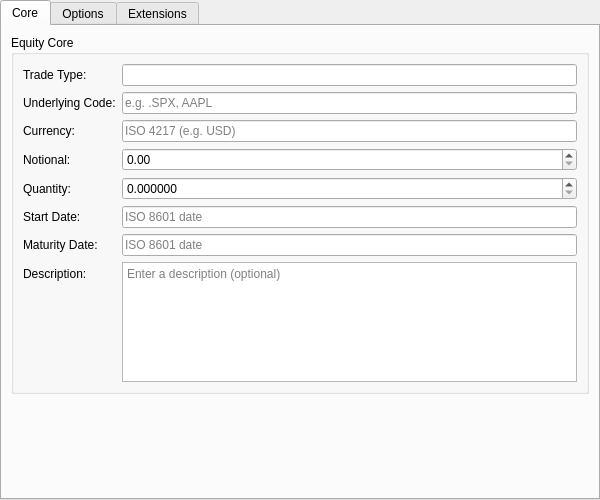
<?xml version="1.0" encoding="UTF-8"?>
<ui version="4.0">
 <class>EquityInstrumentForm</class>
 <widget class="QWidget" name="EquityInstrumentForm">
  <property name="geometry">
   <rect>
    <x>0</x>
    <y>0</y>
    <width>600</width>
    <height>500</height>
   </rect>
  </property>
  <layout class="QVBoxLayout" name="rootLayout">
   <property name="leftMargin"><number>0</number></property>
   <property name="topMargin"><number>0</number></property>
   <property name="rightMargin"><number>0</number></property>
   <property name="bottomMargin"><number>0</number></property>
   <item>
    <widget class="QTabWidget" name="subTabWidget">
     <property name="currentIndex"><number>0</number></property>
     <widget class="QWidget" name="coreTab">
      <attribute name="title">
       <string>Core</string>
      </attribute>
      <layout class="QVBoxLayout" name="coreLayout">
       <item>
        <widget class="QGroupBox" name="coreGroup">
         <property name="title">
          <string>Equity Core</string>
         </property>
         <layout class="QFormLayout" name="coreFormLayout">
          <item row="0" column="0">
           <widget class="QLabel"><property name="text"><string>Trade Type:</string></property></widget>
          </item>
          <item row="0" column="1">
           <widget class="QLineEdit" name="tradeTypeCodeEdit">
            <property name="readOnly"><bool>true</bool></property>
           </widget>
          </item>
          <item row="1" column="0">
           <widget class="QLabel"><property name="text"><string>Underlying Code:</string></property></widget>
          </item>
          <item row="1" column="1">
           <widget class="QLineEdit" name="underlyingCodeEdit">
            <property name="placeholderText"><string>e.g. .SPX, AAPL</string></property>
           </widget>
          </item>
          <item row="2" column="0">
           <widget class="QLabel"><property name="text"><string>Currency:</string></property></widget>
          </item>
          <item row="2" column="1">
           <widget class="QLineEdit" name="currencyEdit">
            <property name="placeholderText"><string>ISO 4217 (e.g. USD)</string></property>
           </widget>
          </item>
          <item row="3" column="0">
           <widget class="QLabel"><property name="text"><string>Notional:</string></property></widget>
          </item>
          <item row="3" column="1">
           <widget class="QDoubleSpinBox" name="notionalSpinBox">
            <property name="decimals"><number>2</number></property>
            <property name="minimum"><double>0.000000000000000</double></property>
            <property name="maximum"><double>999999999999.000000000000000</double></property>
            <property name="singleStep"><double>1000.000000000000000</double></property>
           </widget>
          </item>
          <item row="4" column="0">
           <widget class="QLabel"><property name="text"><string>Quantity:</string></property></widget>
          </item>
          <item row="4" column="1">
           <widget class="QDoubleSpinBox" name="quantitySpinBox">
            <property name="decimals"><number>6</number></property>
            <property name="minimum"><double>0.000000000000000</double></property>
            <property name="maximum"><double>999999999999.000000000000000</double></property>
            <property name="singleStep"><double>1.000000000000000</double></property>
           </widget>
          </item>
          <item row="5" column="0">
           <widget class="QLabel"><property name="text"><string>Start Date:</string></property></widget>
          </item>
          <item row="5" column="1">
           <widget class="QLineEdit" name="startDateEdit">
            <property name="placeholderText"><string>ISO 8601 date</string></property>
           </widget>
          </item>
          <item row="6" column="0">
           <widget class="QLabel"><property name="text"><string>Maturity Date:</string></property></widget>
          </item>
          <item row="6" column="1">
           <widget class="QLineEdit" name="maturityDateEdit">
            <property name="placeholderText"><string>ISO 8601 date</string></property>
           </widget>
          </item>
          <item row="7" column="0">
           <widget class="QLabel"><property name="text"><string>Description:</string></property></widget>
          </item>
          <item row="7" column="1">
           <widget class="QPlainTextEdit" name="descriptionEdit">
            <property name="minimumSize">
             <size><width>0</width><height>60</height></size>
            </property>
            <property name="maximumSize">
             <size><width>16777215</width><height>120</height></size>
            </property>
            <property name="placeholderText">
             <string>Enter a description (optional)</string>
            </property>
           </widget>
          </item>
         </layout>
        </widget>
       </item>
       <item>
        <spacer name="coreSpacer">
         <property name="orientation"><enum>Qt::Vertical</enum></property>
         <property name="sizeHint" stdset="0">
          <size><width>20</width><height>20</height></size>
         </property>
        </spacer>
       </item>
      </layout>
     </widget>
     <widget class="QWidget" name="optionsTab">
      <attribute name="title">
       <string>Options</string>
      </attribute>
      <layout class="QVBoxLayout" name="optionsLayout">
       <item>
        <widget class="QGroupBox" name="optionsGroup">
         <property name="title">
          <string>Option Fields</string>
         </property>
         <layout class="QFormLayout" name="optionsFormLayout">
          <item row="0" column="0">
           <widget class="QLabel"><property name="text"><string>Option Type:</string></property></widget>
          </item>
          <item row="0" column="1">
           <widget class="QComboBox" name="optionTypeCombo"/>
          </item>
          <item row="1" column="0">
           <widget class="QLabel"><property name="text"><string>Exercise Type:</string></property></widget>
          </item>
          <item row="1" column="1">
           <widget class="QComboBox" name="exerciseTypeCombo"/>
          </item>
          <item row="2" column="0">
           <widget class="QLabel"><property name="text"><string>Strike Price:</string></property></widget>
          </item>
          <item row="2" column="1">
           <widget class="QDoubleSpinBox" name="strikePriceSpinBox">
            <property name="decimals"><number>6</number></property>
            <property name="minimum"><double>0.000000000000000</double></property>
            <property name="maximum"><double>999999999.000000000000000</double></property>
           </widget>
          </item>
          <item row="3" column="0">
           <widget class="QLabel"><property name="text"><string>Barrier Type:</string></property></widget>
          </item>
          <item row="3" column="1">
           <widget class="QComboBox" name="barrierTypeCombo"/>
          </item>
          <item row="4" column="0">
           <widget class="QLabel"><property name="text"><string>Lower Barrier:</string></property></widget>
          </item>
          <item row="4" column="1">
           <widget class="QDoubleSpinBox" name="lowerBarrierSpinBox">
            <property name="decimals"><number>6</number></property>
            <property name="minimum"><double>0.000000000000000</double></property>
            <property name="maximum"><double>999999999.000000000000000</double></property>
           </widget>
          </item>
          <item row="5" column="0">
           <widget class="QLabel"><property name="text"><string>Upper Barrier:</string></property></widget>
          </item>
          <item row="5" column="1">
           <widget class="QDoubleSpinBox" name="upperBarrierSpinBox">
            <property name="decimals"><number>6</number></property>
            <property name="minimum"><double>0.000000000000000</double></property>
            <property name="maximum"><double>999999999.000000000000000</double></property>
           </widget>
          </item>
         </layout>
        </widget>
       </item>
       <item>
        <spacer name="optionsSpacer">
         <property name="orientation"><enum>Qt::Vertical</enum></property>
         <property name="sizeHint" stdset="0">
          <size><width>20</width><height>20</height></size>
         </property>
        </spacer>
       </item>
      </layout>
     </widget>
     <widget class="QWidget" name="extensionsTab">
      <attribute name="title">
       <string>Extensions</string>
      </attribute>
      <layout class="QVBoxLayout" name="extensionsLayout">
       <item>
        <widget class="QGroupBox" name="extensionsGroup">
         <property name="title">
          <string>Equity Extensions</string>
         </property>
         <layout class="QFormLayout" name="extensionsFormLayout">
          <item row="0" column="0">
           <widget class="QLabel"><property name="text"><string>Average Type:</string></property></widget>
          </item>
          <item row="0" column="1">
           <widget class="QComboBox" name="averageTypeCombo"/>
          </item>
          <item row="1" column="0">
           <widget class="QLabel"><property name="text"><string>Averaging Start Date:</string></property></widget>
          </item>
          <item row="1" column="1">
           <widget class="QLineEdit" name="averagingStartDateEdit">
            <property name="placeholderText"><string>ISO 8601 date (Asian)</string></property>
           </widget>
          </item>
          <item row="2" column="0">
           <widget class="QLabel"><property name="text"><string>Variance Strike:</string></property></widget>
          </item>
          <item row="2" column="1">
           <widget class="QDoubleSpinBox" name="varianceStrikeSpinBox">
            <property name="decimals"><number>6</number></property>
            <property name="minimum"><double>0.000000000000000</double></property>
            <property name="maximum"><double>999999.000000000000000</double></property>
            <property name="toolTip"><string>EquityVarianceSwap / EquityVolatilitySwap</string></property>
           </widget>
          </item>
          <item row="3" column="0">
           <widget class="QLabel"><property name="text"><string>Cliquet Frequency:</string></property></widget>
          </item>
          <item row="3" column="1">
           <widget class="QComboBox" name="cliquetFrequencyCombo"/>
          </item>
          <item row="4" column="0">
           <widget class="QLabel"><property name="text"><string>Accumulation Amount:</string></property></widget>
          </item>
          <item row="4" column="1">
           <widget class="QDoubleSpinBox" name="accumulationAmountSpinBox">
            <property name="decimals"><number>6</number></property>
            <property name="minimum"><double>0.000000000000000</double></property>
            <property name="maximum"><double>999999999.000000000000000</double></property>
            <property name="toolTip"><string>Per-fixing accumulation (Accumulator)</string></property>
           </widget>
          </item>
          <item row="5" column="0">
           <widget class="QLabel"><property name="text"><string>Knock-Out Barrier:</string></property></widget>
          </item>
          <item row="5" column="1">
           <widget class="QDoubleSpinBox" name="knockOutBarrierSpinBox">
            <property name="decimals"><number>6</number></property>
            <property name="minimum"><double>0.000000000000000</double></property>
            <property name="maximum"><double>999999999.000000000000000</double></property>
            <property name="toolTip"><string>Knock-out barrier (Accumulator)</string></property>
           </widget>
          </item>
          <item row="6" column="0">
           <widget class="QLabel"><property name="text"><string>Day Count:</string></property></widget>
          </item>
          <item row="6" column="1">
           <widget class="QComboBox" name="dayCountCombo"/>
          </item>
          <item row="7" column="0">
           <widget class="QLabel"><property name="text"><string>Payment Frequency:</string></property></widget>
          </item>
          <item row="7" column="1">
           <widget class="QComboBox" name="paymentFrequencyCombo"/>
          </item>
          <item row="8" column="0">
           <widget class="QLabel"><property name="text"><string>Return Type:</string></property></widget>
          </item>
          <item row="8" column="1">
           <widget class="QComboBox" name="returnTypeCombo"/>
          </item>
          <item row="9" column="0">
           <widget class="QLabel"><property name="text"><string>Basket (JSON):</string></property></widget>
          </item>
          <item row="9" column="1">
           <widget class="QPlainTextEdit" name="basketJsonEdit">
            <property name="minimumSize">
             <size><width>0</width><height>60</height></size>
            </property>
            <property name="maximumSize">
             <size><width>16777215</width><height>120</height></size>
            </property>
            <property name="placeholderText">
             <string>JSON array of {code, weight} (basket/rainbow)</string>
            </property>
           </widget>
          </item>
         </layout>
        </widget>
       </item>
       <item>
        <spacer name="extensionsSpacer">
         <property name="orientation"><enum>Qt::Vertical</enum></property>
         <property name="sizeHint" stdset="0">
          <size><width>20</width><height>20</height></size>
         </property>
        </spacer>
       </item>
      </layout>
     </widget>
    </widget>
   </item>
  </layout>
 </widget>
 <resources/>
 <connections/>
</ui>
